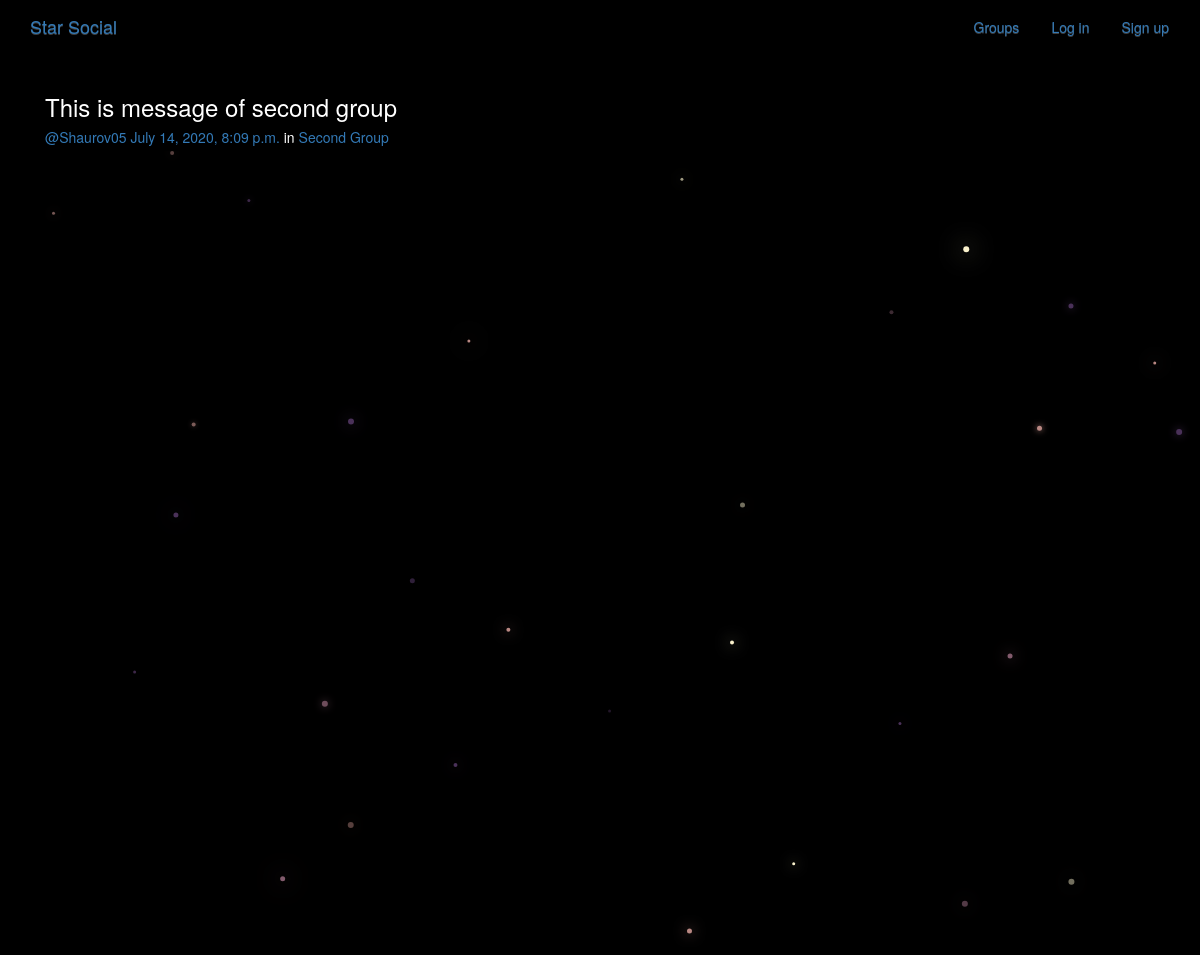
/posts/by/Shaurov05/4/, run on the app's committed database.
### posts/models.py (models this page shows, shortened)
class Post(models.Model):
    user = models.ForeignKey(User, related_name="posts")
    created_at = models.DateTimeField(auto_now=True)
    message = models.TextField()
    message_html = models.TextField(editable=False)
    group = models.ForeignKey(Group, related_name="posts",null=True, blank=True)
    class Meta:
        ordering = ["-created_at"]
        unique_together = ["user", "message"]

### groups/models.py (models this page shows, shortened)
class Group(models.Model):
    name = models.CharField(max_length=255, unique=True)
    slug = models.SlugField(allow_unicode=True, unique=True)
    description = models.TextField(blank=True, default='')
    description_html = models.TextField(editable=False, default='', blank=True)
    members = models.ManyToManyField(User,through="GroupMember")
    class Meta:
        ordering = ["name"]

### posts/views.py (the view)
# urls.py: url(r"by/(?P<username>[-\w]+)/(?P<pk>\d+)/$",views.PostDetail.as_view(),name="single"),
class PostDetail(SelectRelatedMixin, generic.DetailView):
    model = models.Post
    select_related = ("user", "group")
    def get_queryset(self):
        queryset = super().get_queryset()
        return queryset.filter(
            user__username__iexact=self.kwargs.get("username")
        )

### posts/templates/posts/post_detail.html
{% extends "posts/post_base.html" %}
{% block post_content %}
  <div class="col-md-8">
    {% include "posts/_post.html" %}
  </div>
{% endblock %}

### posts/templates/posts/_post.html (shortened to what this page needs)
<div class="post media">
	<h3>{{ post.message_html|safe }}</h3>
	<div class="media-body">
		<h5 class="media-heading">
			<span class="username"><a href="{% url 'posts:for_user' username=post.user.username %}">@{{ post.user.username }}</a></span>
			<time class="time"><a href="{% url 'posts:single' username=post.user.username pk=post.pk %}">{{ post.created_at }}</a></time>
			{% if post.group %}
			<span class="group-name">in <a href="#">{{ post.group.name }}</a></span>
			{% endif %}
		</h5>
	</div>
</div>

### static/simplesocial/css/master.css (style rules this page uses)
body { margin: 0; overflow: hidden; background-color: black; color:white; }

### data on the page
Post: message_html "This is message of second group", user.username "Shaurov05", created_at "July 14, 2020, 8:09 p.m.", group.name "Second Group"
